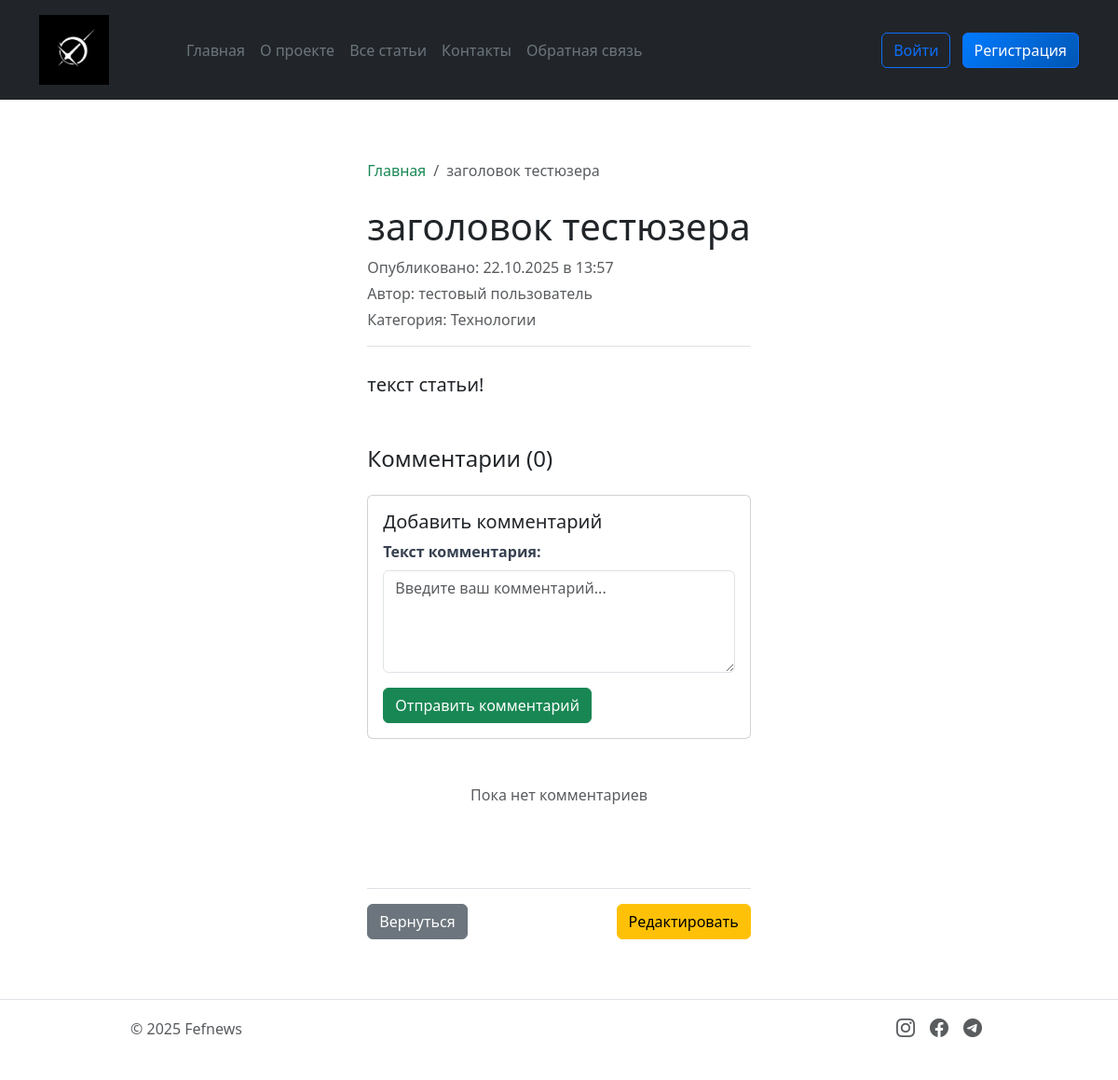
/news/5, run on the app's committed database.
### models.py (models this page shows, shortened)
class Article(db.Model):
    __tablename__ = 'article'
    id = db.Column(db.Integer, primary_key=True)
    title = db.Column(db.String(200), nullable=False)
    text = db.Column(db.Text, nullable=False)
    created_date = db.Column(db.DateTime, default=datetime.now)
    user_id = db.Column(db.Integer, db.ForeignKey('user.id'), nullable=False)
    category = db.Column(db.String(50), nullable=False, default='general')
    comments = db.relationship('Comment', backref='article', lazy=True, cascade='all, delete-orphan')

class User(db.Model, UserMixin):
    __tablename__ = 'user'
    id = db.Column(db.Integer, primary_key=True)
    name = db.Column(db.String(100), nullable=False)
    email = db.Column(db.String(100), nullable=False, unique=True)
    hashed_password = db.Column(db.String(200), nullable=False)
    created_date = db.Column(db.DateTime, default=datetime.now)
    articles = db.relationship('Article', backref='author', lazy=True)

### app.py (the view)
@app.route('/news/<int:id>')
def news(id):
    article = Article.query.get_or_404(id)
    comments = Comment.query.filter_by(article_id=id).order_by(Comment.date.desc()).all()
    article_data = {
        'id': article.id,
        'title': article.title,
        'date': article.created_date,
        'preview': article.text[:100] + '...' if len(article.text) > 100 else article.text,
        'content': article.text,
        'author': article.author.name,
        'category': article.category
    }
    return render_template('news_detail.html', article=article_data, comments=comments)

### app.py (called while the page is built)
def get_categories():
    categories = db.session.query(Article.category).distinct().all()
    return [category[0] for category in categories]

@app.context_processor
def inject_today():
    return {'today': datetime.now().date()}

@app.context_processor
def inject_categories():
    categories = get_categories()
    return {'categories': categories}

@app.context_processor
def inject_current_user():
    return {'current_user': current_user}

### templates/news_detail.html (shortened to what this page needs)
{% extends 'base.html' %}
{% block content %}
<div class="container mt-4">
	<nav aria-label="breadcrumb" class="mb-4">
		<ol class="breadcrumb">
			<li class="breadcrumb-item"><a href="{{ url_for('index') }}" class="text-decoration-none text-success">Главная</a></li>
			<li class="breadcrumb-item active">{{ article.title }}</li>
		</ol>
	</nav>
	<article class="news-detail">
		<header class="mb-4 pb-3 border-bottom">
            <h1 class="display-6 mb-2">{{ article.title }}</h1>
			<div class="text-muted">
				<p class="mb-1">Опубликовано: {{ article.date.strftime('%d.%m.%Y в %H:%M') }}</p>
				{% if article.author %}
				<p class="mb-1">Автор: {{ article.author }}</p>
				{% endif %}
				{% if article.category %}
				<p class="mb-0">Категория: {{ article.category }}</p>
				{% endif %}
			</div>
		</header>
		<div class="article-content mb-5">
			<p class="lead">{{ article.content }}</p>
		</div>
		<div class="comments-section mt-5">
			<h4 class="mb-4">Комментарии ({{ comments|length }})</h4>
			<div class="card mb-4">
				<div class="card-body">
					<h5 class="card-title">Добавить комментарий</h5>
					<form method="POST" action="{{ url_for('add_comment', article_id=article.id) }}">
						<div class="mb-3">
							<label class="form-label">Текст комментария:</label>
							<textarea class="form-control {% if errors and errors.comment_text %}is-invalid{% endif %}"
								name="comment_text"
								rows="4"
								placeholder="Введите ваш комментарий...">{{ comment_text if comment_text else '' }}</textarea>
						</div>
						<button type="submit" class="btn btn-success">Отправить комментарий</button>
					</form>
				</div>
			</div>
			{% if comments %}
			{% for comment in comments %}
			<div class="card mb-3">
				<div class="card-body">
					<div class="d-flex justify-content-between align-items-start mb-2">
						<h6 class="card-subtitle mb-1 text-success">{{ comment.author_name }}</h6>
						<small class="text-muted">{{ comment.date.strftime('%d.%m.%Y в %H:%M') }}</small>
					</div>
					<p class="card-text">{{ comment.text }}</p>
				</div>
			</div>
			{% endfor %}
			{% else %}
			<div class="text-center py-4">
				<p class="text-muted">Пока нет комментариев</p>
			</div>
			{% endif %}
		</div>
		<div class="mt-5 pt-3 border-top d-flex justify-content-between">
			<a href="{{ url_for('index') }}" class="btn btn-secondary">
				Вернуться
			</a>
			<div>
				<a href="{{ url_for('edit_article', id=article.id) }}" class="btn btn-warning">
					Редактировать
				</a>
			</div>
		</div>
	</article>
</div>
{% endblock %}

### static/css_styles/main.css (style rules this page uses)
header { position: sticky; z-index: 1000; top: 0; }

### static/css_styles/feedback.css (style rules this page uses)
.form-label { font-weight: 600; color: #374151; margin-bottom: 0.5rem; }
.form-control { border: 2px solid #e5e7eb; border-radius: 8px; padding: 0.75rem 1rem; transition: all 0.3s ease; }

### static/css_styles/news.css (style rules this page uses)
.article-content { line-height: 1.7; font-size: 1.1rem; }
.article-content p { margin-bottom: 1.5rem; }

### static/css_styles/news_detail.css (style rules this page uses)
.news-detail header, .news-detail .article-content, .news-detail .comments-section, .news-detail .border-top { position: static !important; top: auto !important; }

### data on the page
Article: title "заголовок тестюзера", date "22.10.2025 в 13:57", category "Технологии", content "текст статьи!"
User: author "тестовый пользователь"

### other printed values
{{ comments|length }} "0"
